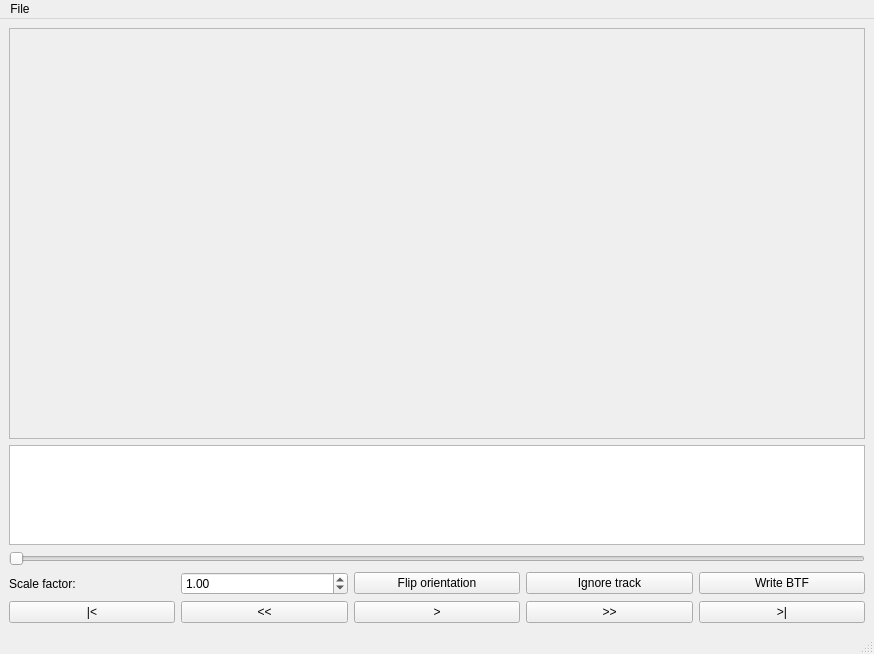
<?xml version="1.0" encoding="UTF-8"?>
<ui version="4.0">
 <class>MainWindow</class>
 <widget class="QMainWindow" name="MainWindow">
  <property name="geometry">
   <rect>
    <x>0</x>
    <y>0</y>
    <width>874</width>
    <height>654</height>
   </rect>
  </property>
  <property name="windowTitle">
   <string>MainWindow</string>
  </property>
  <widget class="QWidget" name="centralwidget">
   <layout class="QHBoxLayout" name="horizontalLayout_2">
    <item>
     <layout class="QVBoxLayout" name="verticalLayout_2">
      <item>
       <widget class="QScrollArea" name="scrollArea">
        <property name="widgetResizable">
         <bool>true</bool>
        </property>
        <widget class="QWidget" name="scrollAreaWidgetContents_3">
         <property name="geometry">
          <rect>
           <x>0</x>
           <y>0</y>
           <width>841</width>
           <height>348</height>
          </rect>
         </property>
         <layout class="QVBoxLayout" name="verticalLayout">
          <item>
           <widget class="QLabel" name="imageLabel">
            <property name="text">
             <string/>
            </property>
           </widget>
          </item>
         </layout>
        </widget>
       </widget>
      </item>
      <item>
       <widget class="QGraphicsView" name="graphicsView">
        <property name="maximumSize">
         <size>
          <width>16777215</width>
          <height>100</height>
         </size>
        </property>
       </widget>
      </item>
      <item>
       <widget class="QSlider" name="horizontalSlider">
        <property name="orientation">
         <enum>Qt::Horizontal</enum>
        </property>
       </widget>
      </item>
      <item>
       <layout class="QHBoxLayout" name="horizontalLayout_6">
        <item>
         <widget class="QLabel" name="label">
          <property name="text">
           <string>Scale factor:</string>
          </property>
         </widget>
        </item>
        <item>
         <widget class="QDoubleSpinBox" name="doubleSpinBox">
          <property name="singleStep">
           <double>0.100000000000000</double>
          </property>
          <property name="value">
           <double>1.000000000000000</double>
          </property>
         </widget>
        </item>
        <item>
         <widget class="QPushButton" name="pushButton_6">
          <property name="maximumSize">
           <size>
            <width>200</width>
            <height>16777215</height>
           </size>
          </property>
          <property name="text">
           <string>Flip orientation</string>
          </property>
         </widget>
        </item>
        <item>
         <widget class="QPushButton" name="pushButton_8">
          <property name="maximumSize">
           <size>
            <width>200</width>
            <height>16777215</height>
           </size>
          </property>
          <property name="text">
           <string>Ignore track</string>
          </property>
         </widget>
        </item>
        <item>
         <widget class="QPushButton" name="pushButton_7">
          <property name="maximumSize">
           <size>
            <width>200</width>
            <height>16777215</height>
           </size>
          </property>
          <property name="text">
           <string>Write BTF</string>
          </property>
         </widget>
        </item>
       </layout>
      </item>
      <item>
       <layout class="QHBoxLayout" name="horizontalLayout">
        <item>
         <widget class="QPushButton" name="pushButton_3">
          <property name="text">
           <string>|&lt;</string>
          </property>
         </widget>
        </item>
        <item>
         <widget class="QPushButton" name="pushButton_2">
          <property name="text">
           <string>&lt;&lt;</string>
          </property>
         </widget>
        </item>
        <item>
         <widget class="QPushButton" name="pushButton_4">
          <property name="text">
           <string>&gt;</string>
          </property>
         </widget>
        </item>
        <item>
         <widget class="QPushButton" name="pushButton_5">
          <property name="text">
           <string>&gt;&gt;</string>
          </property>
         </widget>
        </item>
        <item>
         <widget class="QPushButton" name="pushButton">
          <property name="text">
           <string>&gt;|</string>
          </property>
         </widget>
        </item>
       </layout>
      </item>
     </layout>
    </item>
   </layout>
  </widget>
  <widget class="QStatusBar" name="statusBar"/>
  <widget class="QMenuBar" name="menuBar">
   <property name="geometry">
    <rect>
     <x>0</x>
     <y>0</y>
     <width>874</width>
     <height>22</height>
    </rect>
   </property>
   <widget class="QMenu" name="menuFile">
    <property name="title">
     <string>File</string>
    </property>
    <addaction name="actionLoad_video_file"/>
    <addaction name="actionLoad_BTF"/>
   </widget>
   <addaction name="menuFile"/>
  </widget>
  <action name="actionLoad_video_file">
   <property name="text">
    <string>Load video file...</string>
   </property>
  </action>
  <action name="actionLoad_BTF">
   <property name="text">
    <string>Load BTF...</string>
   </property>
  </action>
 </widget>
 <resources/>
 <connections/>
</ui>
